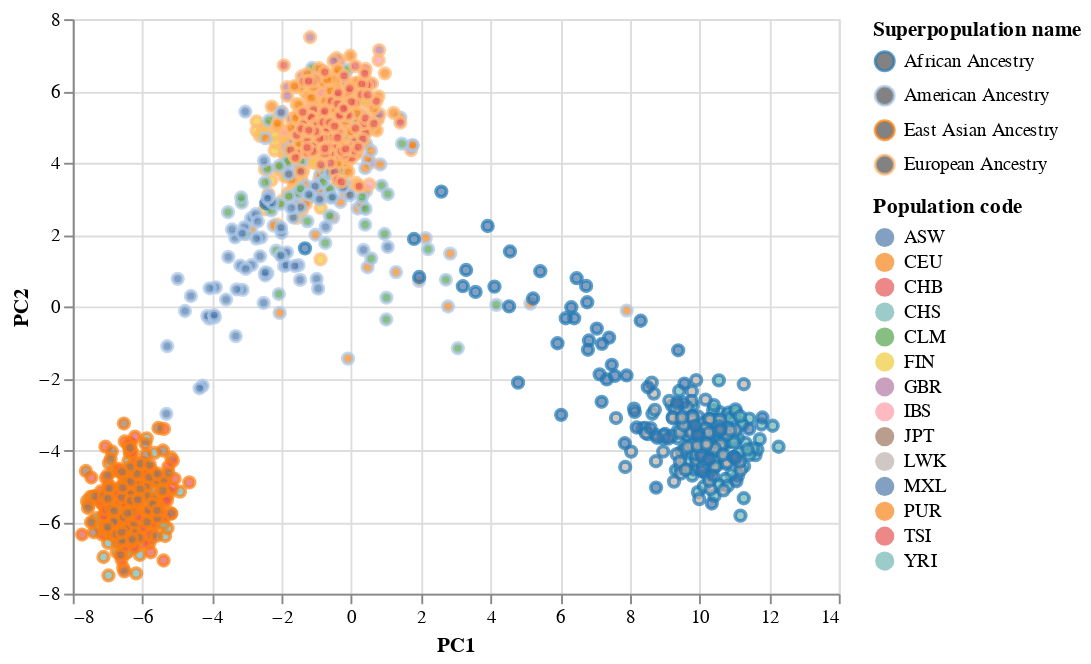

The notebook cell saved with this chart:
### Code cell
alt.Chart(df_plot).mark_point().encode(
    x = "PC1",
    y = "PC2",
    color = alt.Color("Superpopulation name", scale = alt.Scale(scheme="category20")),
    fill = "Population code"
)

### Figure 1 — Vega-Lite specification as saved in the notebook (floating-point values rounded to 4 significant figures; data arrays with more than 128 entries replaced by an {"elided": "..."} marker saying what was removed)
{"config": {"view": {"continuousWidth": 400, "continuousHeight": 300}}, "data": {"name": "data-cd5895a6f1a1bb644ad4b2ba6ba915c4"}, "mark": "point", "encoding": {"color": {"field": "Superpopulation name", "scale": {"scheme": "category20"}, "type": "nominal"}, "fill": {"field": "Population code", "type": "nominal"}, "x": {"field": "PC1", "type": "quantitative"}, "y": {"field": "PC2", "type": "quantitative"}}, "$schema": "https://vega.github.io/schema/vega-lite/v4.17.0.json", "datasets": {"data-cd5895a6f1a1bb644ad4b2ba6ba915c4": {"elided": "1092 records"}}}
